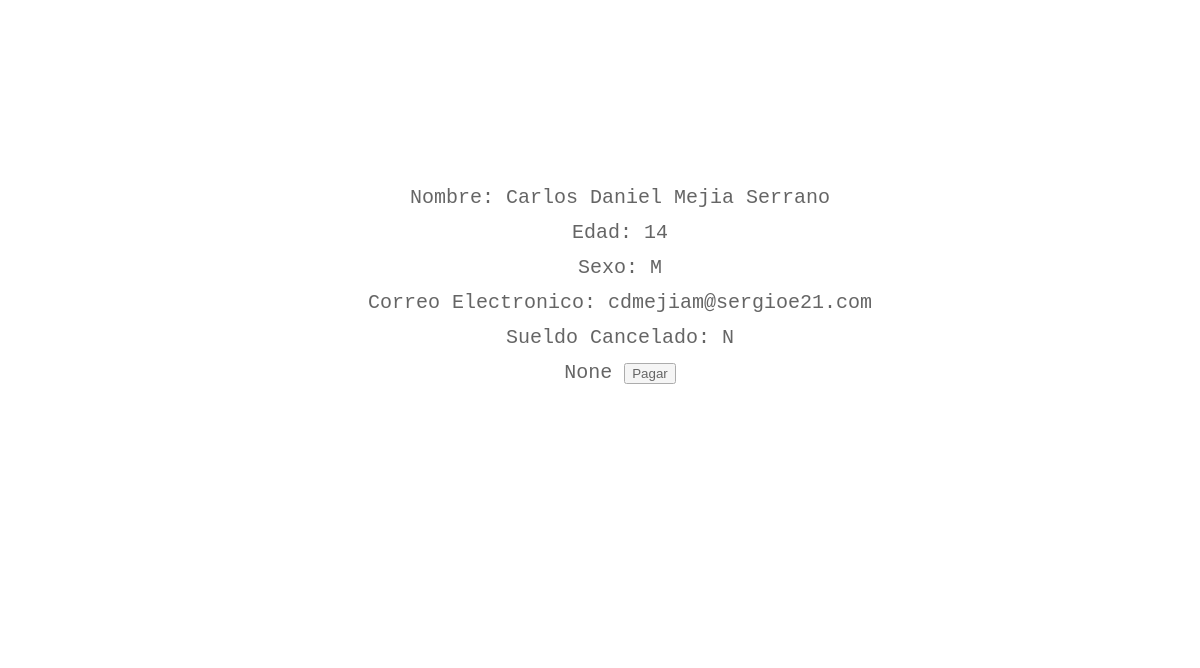
The page /2 on the database as committed earlier.
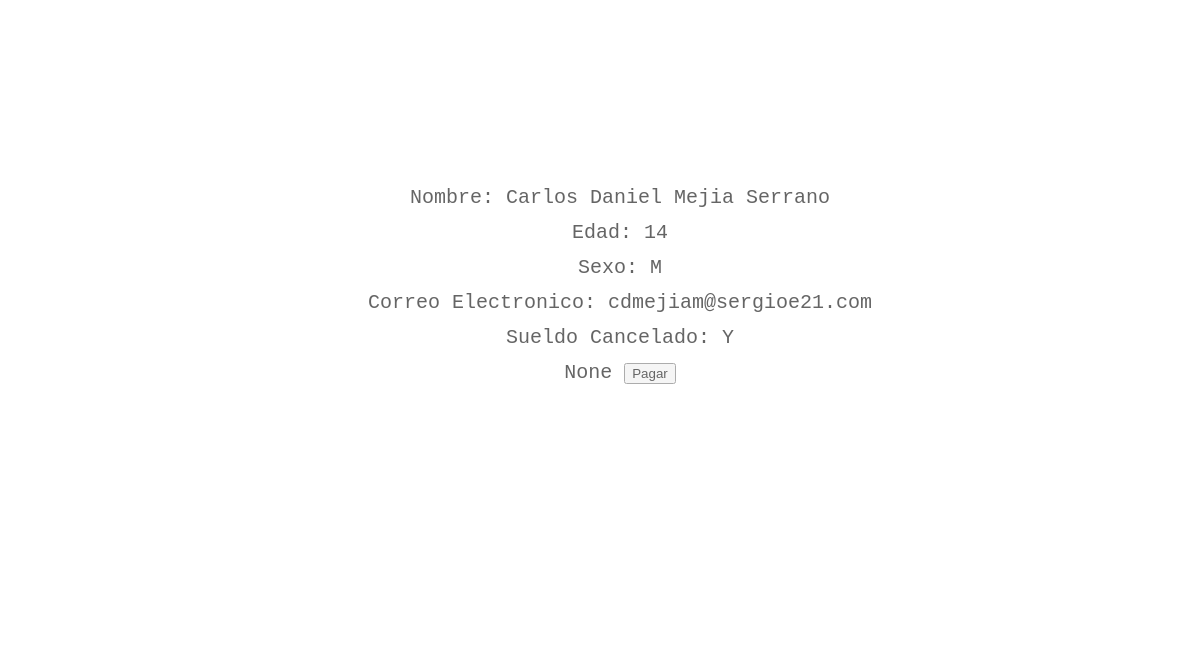
The same page on the database as committed later.
### workers/models.py (models this page shows, shortened)
class Worker(models.Model):
	pp = (
		('Y','Yes'),
		('N','No'),
		)
	sx = (
		('F','Female'),
		('M','Male'),
		)
	last_name =  models.CharField(max_length=100)
	first_name = models.CharField(max_length=100)
	age = models.CharField(max_length=3,default=1)
	sex = models.CharField(max_length=1,choices=sx)
	email = models.EmailField(default='s@sergioe21.com')
	paid = models.CharField(max_length=1,choices = pp)
	url_background = models.CharField(max_length=500,default='http://www.vallourec-ra2013.com/assets/img/background/background-univ-petrole-degrade.png')
	def get_paid(self):
		self.paid = 'Y'
		self.save()

### workers/views.py (the view)
# urls.py: url(r'^(?P<worker_id>[0-9]+)', views.details, name='details'),
def details(request,worker_id):
	data = Worker.objects.get(pk=worker_id)
	return render(request,'workers/base.html',{'wk':data})

### workers/templates/workers/base.html (shortened to what this page needs)
{% load staticfiles %}
<html>
   <head>
   	<link rel="stylesheet" href="{% static 'workers/base.css' %}">
</head>
<body background='{{ wk.url_background }}'>
  <header><a href="/admin/">Admin Site</a></header>
  <article>
    <div>
    <ul>
      <li>Nombre: {{ wk.first_name }} {{ wk.last_name }}</li>
      <li>Edad: {{wk.age}}</li>
      <li>Sexo: {{wk.sex}}</li>
      <li>Correo Electronico: {{wk.email}}</li>
      <li>Sueldo Cancelado: {{wk.paid}}</li>
      <li> <form action="/{{wk.id}}">
    	{{ wk.get_paid }}
    	<input type="submit" value="Pagar">
      </li>
    </ul>
    </div>
  </article>
</body>
</html>

Rows that differ between the two databases and show on the page:
changed Worker "Carlos Daniel": paid "N" → "Y"
